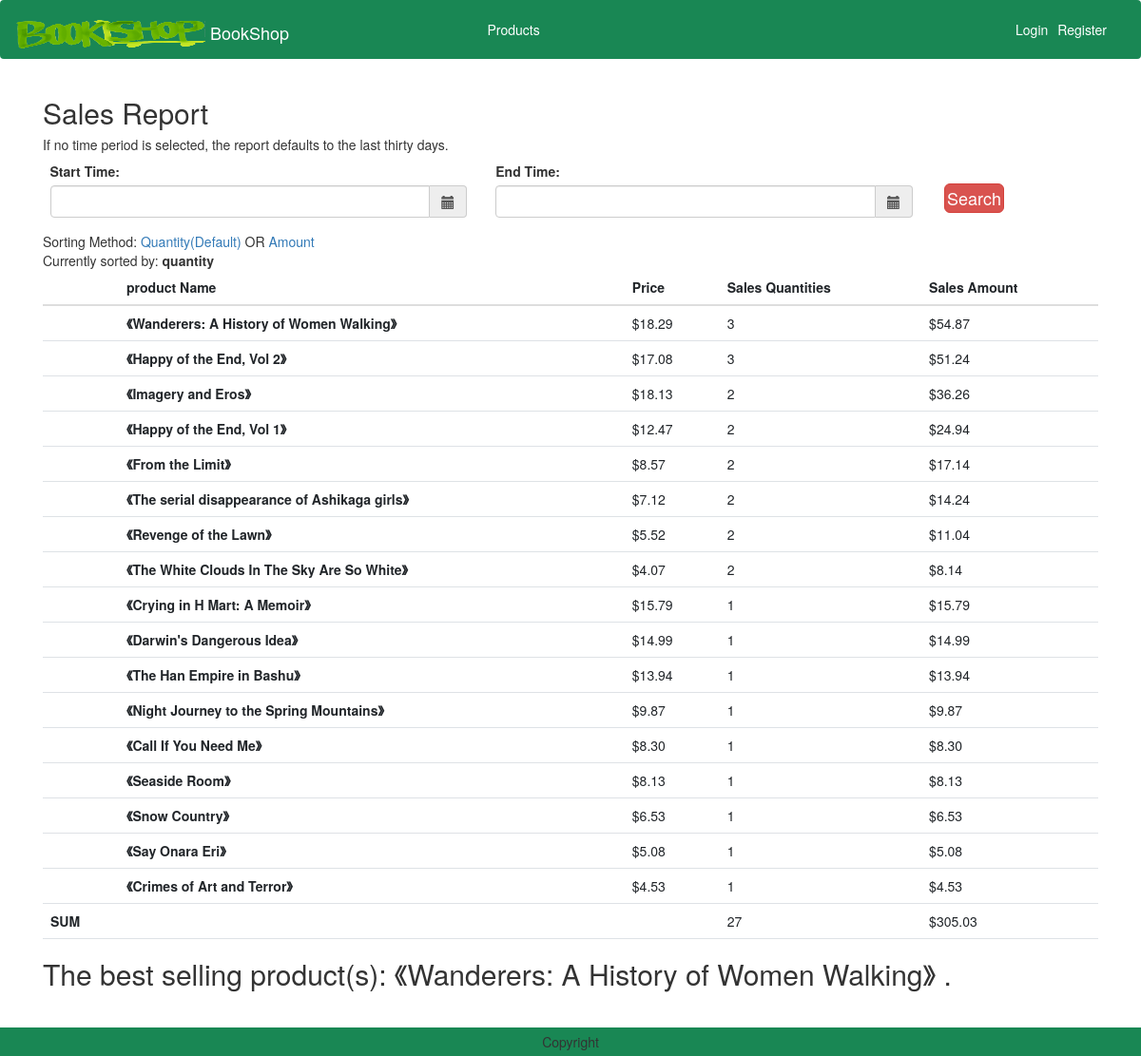
The page /report/ on the database its author committed.
### products/models.py (models this page shows, shortened)
class Product(models.Model):
    productName = models.CharField(max_length=100)
    price = models.DecimalField(default=0, max_digits=7, decimal_places=2)
    ISBN = models.CharField(max_length=17)
    author = models.CharField(max_length=100)
    publisher = models.CharField(max_length=100)
    introduction = models.TextField(max_length=1000)
    image = models.ImageField(upload_to='product')
    category = models.ForeignKey('Category', related_name="products", on_delete=models.CASCADE,)
    avgRating = models.FloatField(default=0)
    class Meta:
        indexes = [models.Index(fields=['productName', 'id']),]

### order/views.py (the view)
# urls.py: path("report/", views.ReportView.as_view(), name="report"),
class ReportView(View):
    def get(self, request):
        orders = Order.objects.filter(purchaseDate__lte=datetime.now(), purchaseDate__gte=datetime.now() + timedelta(days=-30))
        items = OrderItem.objects.filter(order__in=orders)
        pName = []
        for item in items:
            pName.append((item.product.productName,item.product.price))
        dic = {}
        for p in pName:
            dic[p] = dic.get(p, 0) + 1
        sort = sorted(dic.items(), key=lambda kv: kv[1], reverse=True)
        sortList = []
        for t in sort:
            l = list(t)
            sortList.append(l)
        amount = 0
        for s in sortList:
            amount = s[0][1] * s[1]
            s.append(amount)
        choose = request.GET.get('sort')
        if choose == 'amount':
            sortList.sort(key=lambda x:(-x[2],-x[1]))
        else:
            choose = 'quantity'
            sortList.sort(key=lambda x:(-x[1],-x[2]))
        length = len(items)
        total = 0
        for k, v in dic.items():
            total = total + k[1] * v
        best = []
        firstP = sortList[0][1]
        firstA = sortList[0][2]
        for i in sortList:
            if i[1] == firstP:
                if i[2] == firstA:
                    best.append(i)
        context = {
           'items': items,
           'dic': dic,
           'sort': sort,
           'length': length,
           'total': total,
           'best': best,
           'sortList': sortList,
           'choose': choose,
        }
        return render(request, 'report.html', context)

### templates/report.html (shortened to what this page needs)
{% extends 'base.html' %}
{% load static %}
{% block main-content %}
<div class="container">
  <h2>Sales Report</h2>
  <h5>If no time period is selected, the report defaults to the last thirty days.</h5>
  <div class="row">
    <form method="get" role="search" action="{% url 'order:searchDate' %}">
      <div class='col-sm-5'>
          <div class="form-group">
              <label>Start Time:</label>
              <div class='input-group date' id='datetimepicker1'>
                  <input type='text' class="form-control" name="datetimepicker1"/>
                  <span class="input-group-addon">
                      <span class="glyphicon glyphicon-calendar"></span>
                  </span>
              </div>
          </div>
      </div>
      <div class='col-sm-5'>
          <div class="form-group">
              <label>End Time:</label>
              <div class='input-group date' id='datetimepicker2'>
                  <input type='text' class="form-control" name="datetimepicker2"/>
                  <span class="input-group-addon">
                      <span class="glyphicon glyphicon-calendar"></span>
                  </span>
              </div>
          </div>
      </div>
      <div class='col-sm-2'>
        <button type="sumbit" class="d-grid gap-2 btn btn-danger p-1 m-1 btn-lg text-decoration-none text-white" >Search</button>
      </div>
    </form>
  </div>
  <div class="sort_bar">
    Sorting Method:
    <a href="{% url 'order:report'  %}?sort=quantity" {% if sort == 'quantity' %}class="active"{% endif %}>Quantity(Default)</a> OR
    <a href="{% url 'order:report'  %}?sort=amount" {% if sort == 'amount' %}class="active"{% endif %}>Amount</a>
    <div>Currently sorted by: <b>{{ choose }}</b></div>
  </div>
  <table class="table">
      <thead>
        <tr>
          <th scope="col"></th>
          <th scope="col">product Name</th>
          <th scope="col">Price</th>
          <th scope="col">Sales Quantities</th>
          <th scope="col">Sales Amount</th>
        </tr>
      </thead>
      <tbody>
        {% for sort in sortList %}
            <tr>
              <th scope="row"></th>
              <th>《{{ sort.0.0 }}》</th>
              <td>${{ sort.0.1}}</td>
              <td>{{ sort.1 }}</td>
              <td>${{ sort.2 }}</td>
          </tr>
        {% endfor %}
          <tr>
            <th scope="row">SUM</th>
            <th></th>
            <td></td>
            <td>{{ length }}</td>
            <td>${{ total }}</td>
          </tr>
      </tbody>
    </table>
    <h2>The best selling product(s):
      {% for best in best %}
        {% if forloop.counter == 1 %}《{{best.0.0}}》
        {% else %} 《{{best.0.0}}》
        {% endif %}
      {% endfor %}
    .</h2>
</div>
{% endblock main-content %}

### rows shown on the page
Product: productName "Wanderers: A History of Women Walking", price "18.29", productName "Wanderers: A History of Women Walking"
Product: productName "Happy of the End, Vol 2", price "17.08"
Product: productName "Imagery and Eros", price "18.13"
Product: productName "Happy of the End, Vol 1", price "12.47"
Product: productName "From the Limit", price "8.57"
Product: productName "The serial disappearance of Ashikaga girls", price "7.12"
Product: productName "Revenge of the Lawn", price "5.52"
Product: productName "The White Clouds In The Sky Are So White", price "4.07"
Product: productName "Crying in H Mart: A Memoir", price "15.79"
Product: productName "Darwin's Dangerous Idea", price "14.99"
Product: productName "The Han Empire in Bashu", price "13.94"
Product: productName "Night Journey to the Spring Mountains", price "9.87"
Product: productName "Call If You Need Me", price "8.30"
Product: productName "Seaside Room", price "8.13"
Product: productName "Snow Country", price "6.53"
Product: productName "Say Onara Eri", price "5.08"
Product: productName "Crimes of Art and Terror", price "4.53"

### other values the page prints
{{ choose }} "quantity"
{{ sort.1 }} "3" "3" "2" "2" "2" "2" "2" "2" "1" "1" "1" "1" "1" "1" "1" "1" "1"
{{ sort.2 }} "54.87" "51.24" "36.26" "24.94" "17.14" "14.24" "11.04" "8.14" "15.79" "14.99" "13.94" "9.87" "8.30" "8.13" "6.53" "5.08" "4.53"
{{ length }} "27"
{{ total }} "305.03"
